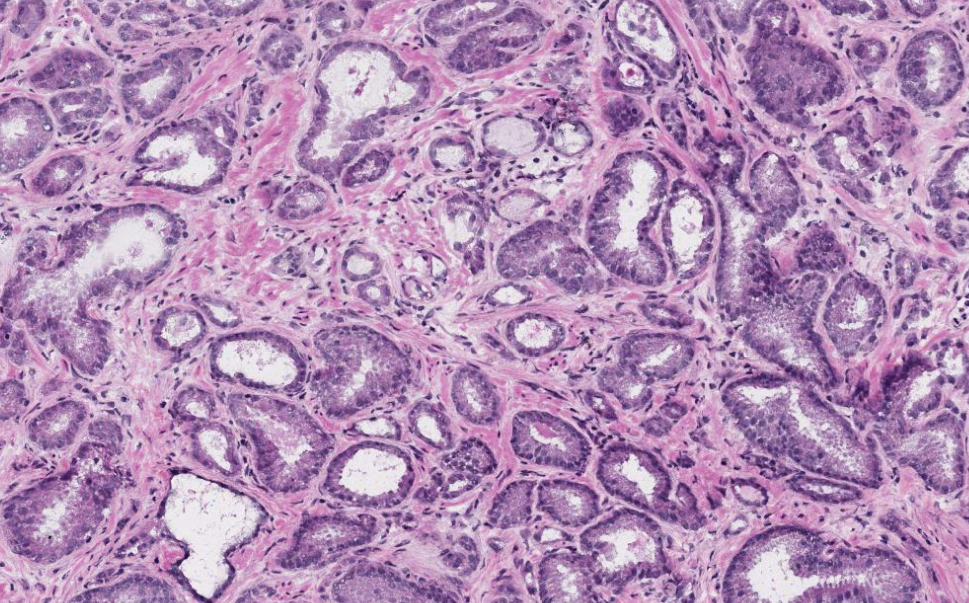
#> input picture pictures/proscia.png, 969 x 603 px, found by its file name
$ python Img-Hist5.py
#> lines starting #> are read from the running program, lines starting #| are printed output that depends on the picture
# -*- coding: utf-8 -*-
"""
Created on Mon Mar 21 20:24:25 2016

@author: sanketjain
"""

import cv2
import numpy as np
from matplotlib import pyplot as plt
img = cv2.imread('/Users/sanketjain/Documents/Opencv/pictures/proscia.png', 0)
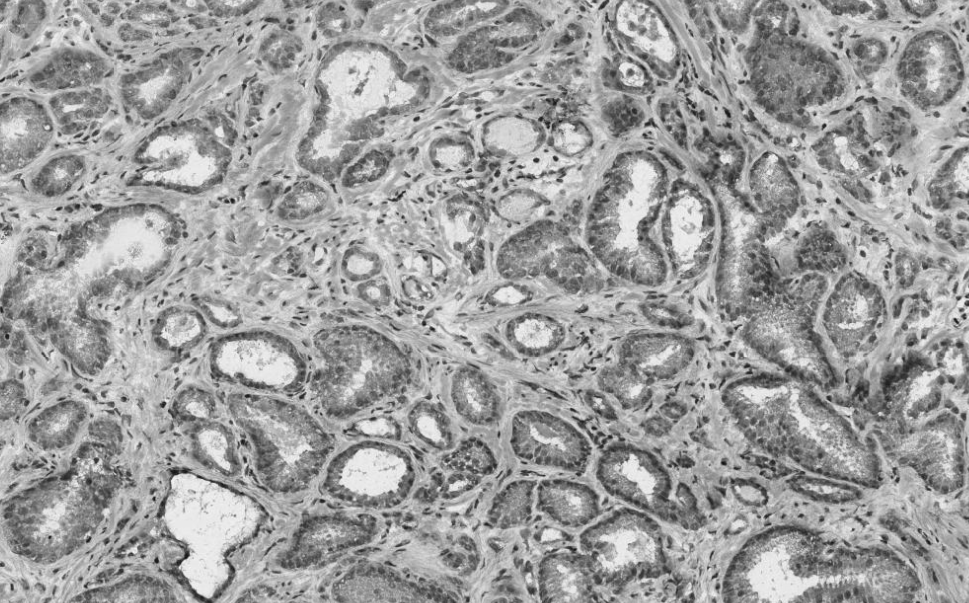
#> img: shape (603, 969); min 17, max 247, mean 157.9


# create a CLAHE object (Arguments are optional).
clahe = cv2.createCLAHE(clipLimit=2.0, tileGridSize=(8,8))
cl1 = clahe.apply(img)
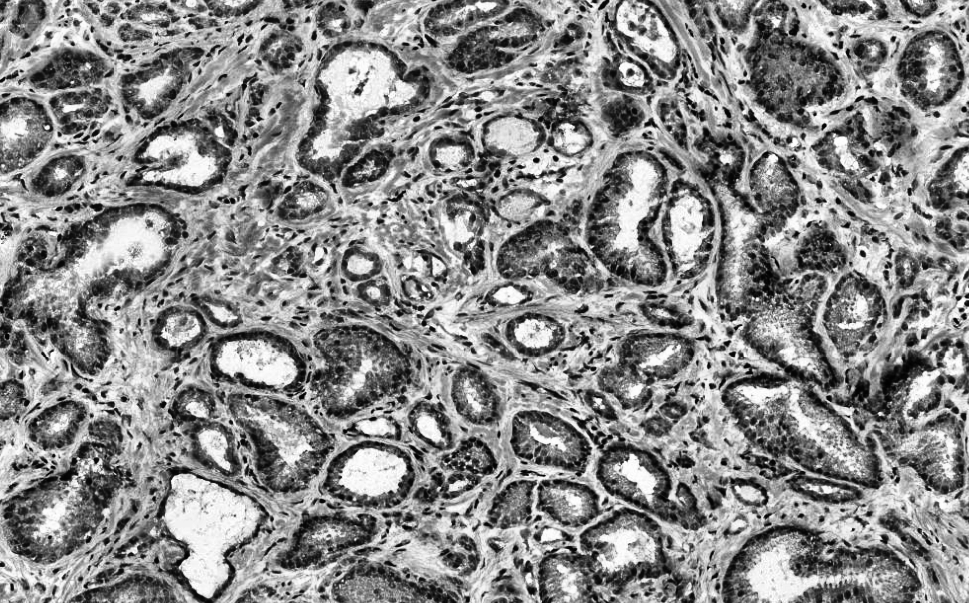
#> cl1: shape (603, 969); min 2, max 255, mean 136.3


equ = cv2.equalizeHist(img)
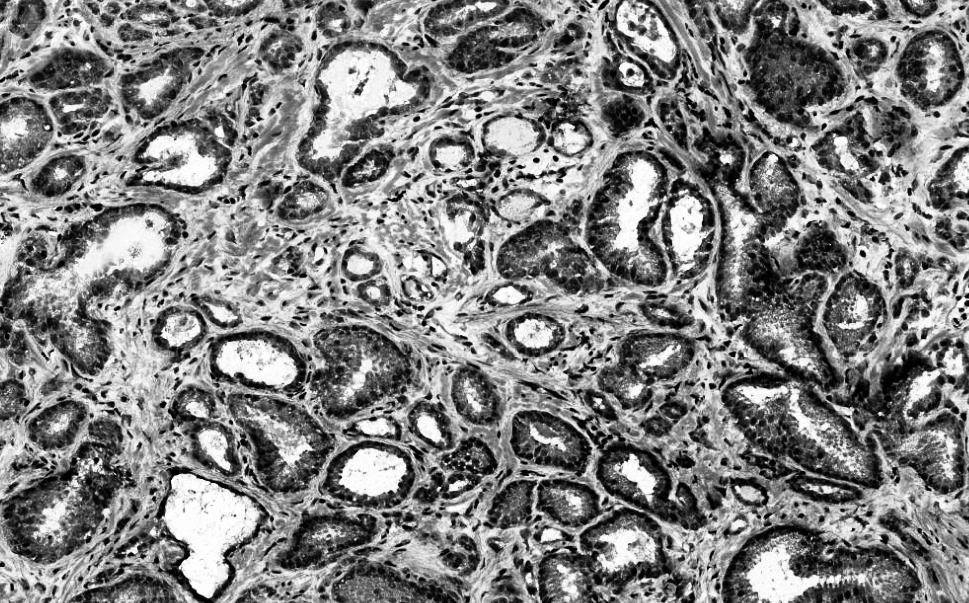
#> equ: shape (603, 969); min 0, max 255, mean 128.3
res = np.hstack((cl1,equ)) #stacking images side-by-side
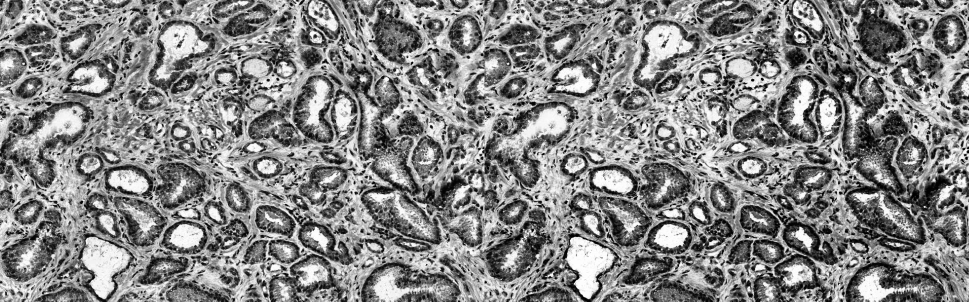
#> res: shape (603, 1938) (shown at 1/2 size); min 0, max 255, mean 132.3
cv2.imwrite('clahe_2.jpg',res)

$ run again, with pictures/hand.png copied over pictures/proscia.png
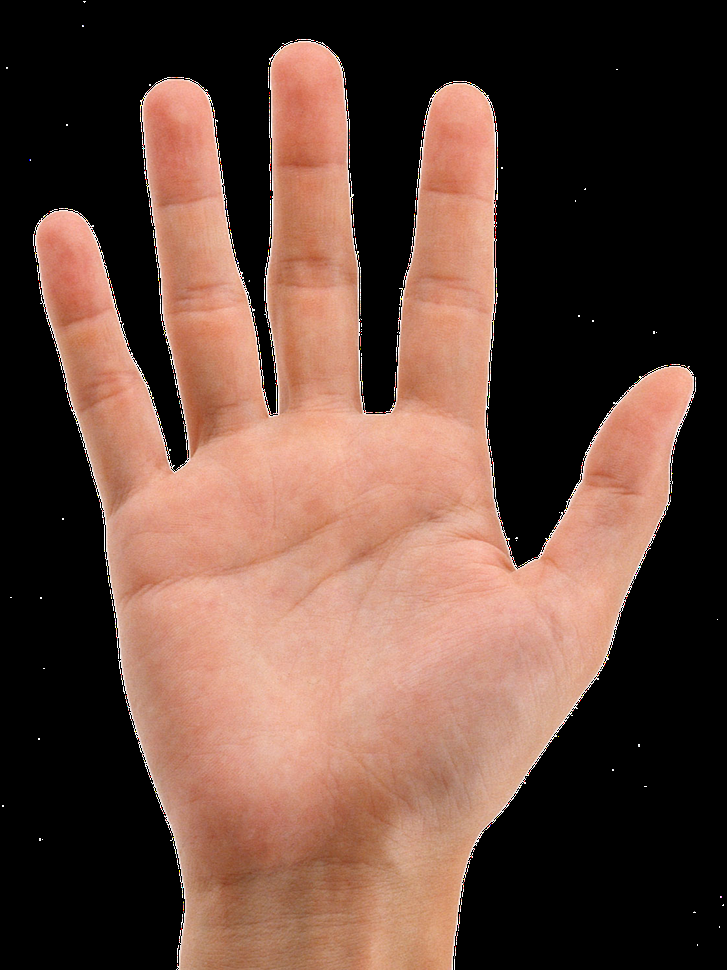
#> input picture pictures/hand.png, 727 x 970 px, shrunk from 1116 x 1488 before the run, found by its file name
#> `equ = cv2.equalizeHist(img)`:
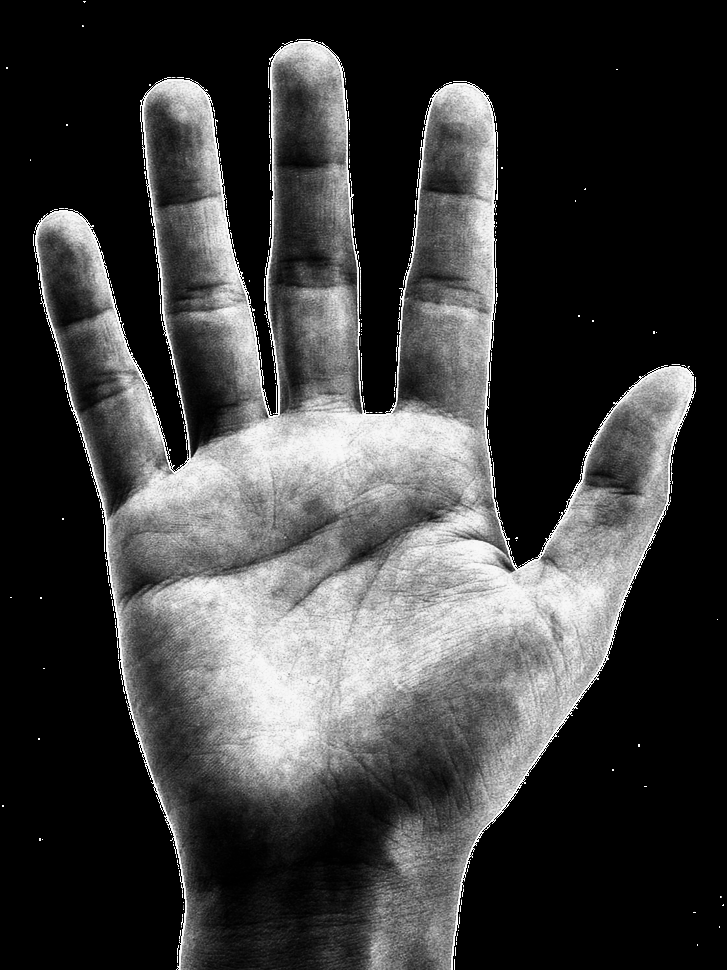
#> equ: shape (970, 727); min 0, max 255, mean 61.1
#> `res = np.hstack((cl1,equ))`:
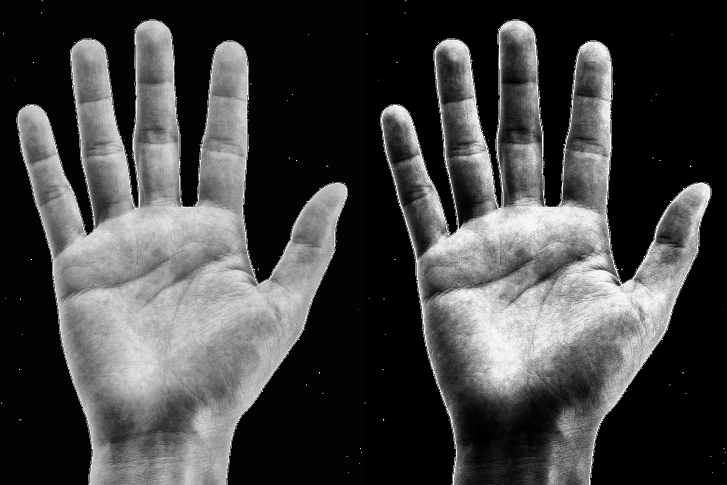
#> res: shape (970, 1454) (shown at 1/2 size); min 0, max 255, mean 68.1
